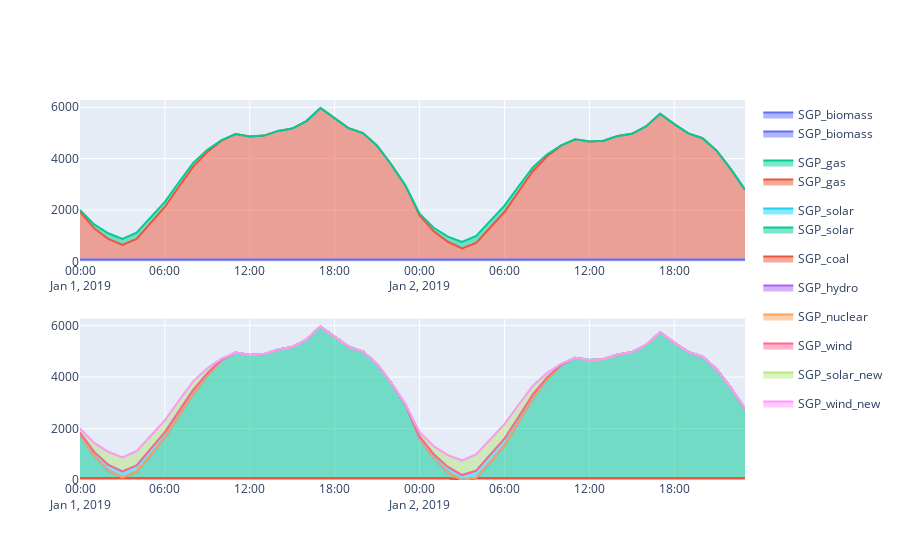

Notebook source saved alongside this figure:
### Code cell
# let's look at what the dispatch looks like

import plotly.express as px
from plotly.offline import plot
from plotly.subplots import make_subplots

figures = []
timesteps = 48

# baseline
def get_dispatch_results(model_run):

    df = model_run.generators_t.p.copy()

    return (
        df[df.columns[df.sum()>10]]
            .iloc[0:timesteps]
            .reset_index()
            .melt(id_vars='snapshot')
    )

df = get_dispatch_results(baseline_model)

figures.append(
    px.area(df, x='snapshot', y="value", color='Generator')
)

# annual matching
df = get_dispatch_results(baseline_model)

figures.append(
    px.area(df, x='snapshot', y="value", color='Generator')
)

# make subplots
fig = make_subplots(rows=len(figures), cols=1) 

for i, figure in enumerate(figures):
    for trace in range(len(figure["data"])):
        fig.append_trace(figure["data"][trace], row=i+1, col=1)
        
fig.show()
